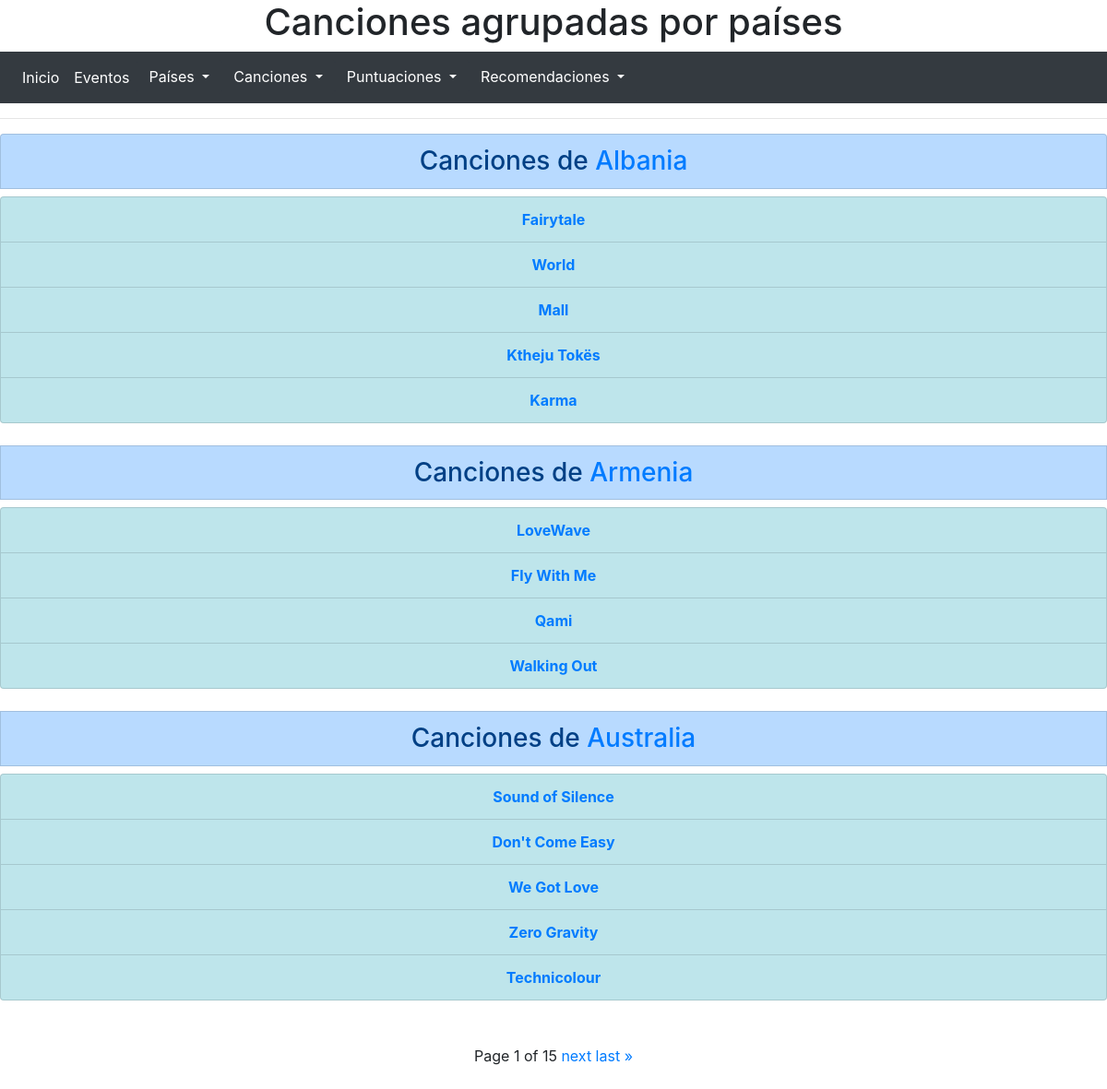
/cancionespais/, run on the app's committed database.
### principal/models.py (models this page shows, shortened)
class Pais(models.Model):
    nombre = models.CharField(max_length=25)
    participaciones = models.PositiveSmallIntegerField()
    victorias = models.PositiveSmallIntegerField()
    ultima_posicion = models.PositiveSmallIntegerField()
    class Meta:
        ordering = ('nombre',)

class Cancion(models.Model):
    titulo = models.CharField(max_length=40)
    letra = models.TextField()
    puntos = models.PositiveSmallIntegerField(validators=[MinValueValidator(0)])
    posicion = models.PositiveSmallIntegerField()
    artista = models.CharField(max_length=40)
    pais = models.ForeignKey(Pais, on_delete=models.CASCADE, related_name="canciones")
    evento = models.ForeignKey(Evento, on_delete=models.CASCADE, related_name="canciones")
    puntuaciones = models.ManyToManyField(Pais, through='Puntuacion')
    class Meta:
        ordering = ('evento',)

### principal/views.py (the view)
# urls.py: path('cancionespais/', views.pais_canciones),
def pais_canciones(request):
    paises = Pais.objects.all()
    page = request.GET.get('page', 1)
    paginator = Paginator(paises, 3)
    try:
        paises_page = paginator.page(page)
    except PageNotAnInteger:
        paises_page = paginator.page(1)
    except EmptyPage:
        paises_page = paginator.page(paginator.num_pages)
    return render(request, 'cancionespais.html', {'paises_page':paises_page})

### principal/templates/cancionespais.html (shortened to what this page needs)
{% extends 'base.html' %}
{% block encabezado %}
<h1 class="text-center"> Canciones agrupadas por países </h1>
{% endblock %}
{% block contenido %}
<center>
    {% for p in paises_page %}
    <h3 class="list-group-item list-group-item-action list-group-item-primary">Canciones de <a href='/detallespais/{{p.id}}'>{{p.nombre}}</a></h3>
    <ul class='list-group'>
    {% for c in p.canciones.all %}
    <li class="list-group-item list-group-item-action list-group-item-info"><b><a href='/detallescancion/{{c.id}}'>{{c.titulo}}</a></b></li>
    {% endfor %}
  </ul> <br>
    {% endfor %}
  </center>
    <div class="container p-4">
      <div class="pagination justify-content-center">
          <span class="step-links">
              <span class="current">
                  Page {{ paises_page.number }} of {{ paises_page.paginator.num_pages }}
              </span>
            {% if paises_page.has_next %}
                <a href="?page={{ paises_page.next_page_number }}">next</a>
                <a href="?page={{ paises_page.paginator.num_pages }}">last &raquo;</a>
            {% endif %}
          </span>
          </div>
      </div>
{% endblock %}

### principal/templates/base.html (shortened to what this page needs)
<!DOCTYPE html>
<html lang='es'>
<head>
  <link rel="stylesheet" href="https://stackpath.bootstrapcdn.com/bootstrap/4.4.1/css/bootstrap.min.css">
</head>
<body>
  {% block encabezado %}{% endblock %}
  <header>
    <nav class="navbar navbar-expand-lg navbar-dark bg-dark">
      <div class="collapse navbar-collapse" id="navbarSupportedContent">
        <ul class="navbar-nav mr-auto">
          <li class="nav-item active">
            <a class="nav-link" href="/">Inicio <span class="sr-only">(current)</span></a>
          </li>
          <li class="nav-item active">
            <a class="nav-link" href="/detallesevento">Eventos</a>
          </li>
          <div class="dropdown">
            <button class="btn btn-dark dropdown-toggle" type="button" id="dropdownMenuButton" data-toggle="dropdown" aria-haspopup="true" aria-expanded="false">
              Países
            </button>
          </div>
          <div class="dropdown">
            <button class="btn btn-dark dropdown-toggle" type="button" id="dropdownMenuButton" data-toggle="dropdown" aria-haspopup="true" aria-expanded="false">
              Canciones
            </button>
          </div>
          <div class="dropdown">
            <button class="btn btn-dark dropdown-toggle" type="button" id="dropdownMenuButton" data-toggle="dropdown" aria-haspopup="true" aria-expanded="false">
              Puntuaciones
            </button>
          </div>
          <div class="dropdown">
            <button class="btn btn-dark dropdown-toggle" type="button" id="dropdownMenuButton" data-toggle="dropdown" aria-haspopup="true" aria-expanded="false">
              Recomendaciones
            </button>
          </div>
        </ul>
      </div>
    </nav>
	<hr>
  </header>
  <section>
    {% block contenido %}{% endblock %}
  </section>
</body>
</html>

### data on the page
Pais: nombre "Albania"
Cancion: titulo "Fairytale"
Cancion: titulo "World"
Cancion: titulo "Mall"
Cancion: titulo "Ktheju Tokës"
Cancion: titulo "Karma"
Pais: nombre "Armenia"
Cancion: titulo "LoveWave"
Cancion: titulo "Fly With Me"
Cancion: titulo "Qami"
Cancion: titulo "Walking Out"
Pais: nombre "Australia"
Cancion: titulo "Sound of Silence"
Cancion: titulo "Don't Come Easy"
Cancion: titulo "We Got Love"
Cancion: titulo "Zero Gravity"
Cancion: titulo "Technicolour"

### other printed values
{{ paises_page.number }} "1"
{{ paises_page.paginator.num_pages }} "15"
